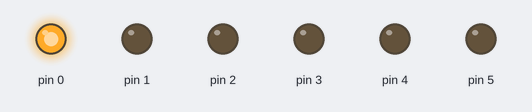
Bench run of a sketch on a simulated Arduino Uno, built with avr-gcc and run on an emulated ATmega328P. On the bench: output pins drawn as LEDs (lit = HIGH).

Above: at 0.1 s.
At 0.9 s:
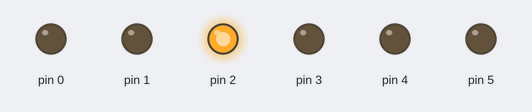
At 1.7 s:
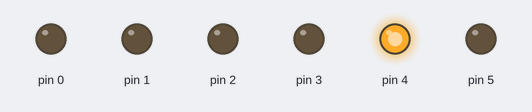
At 3.1 s:
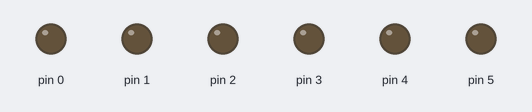
At 6.3 s:
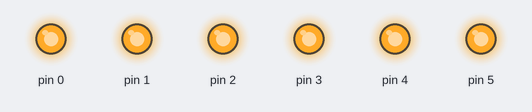
At 9.9 s:
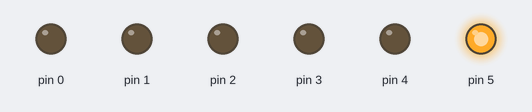
Timing chart, 0 to 10.2 s (numbered marks = the images above):
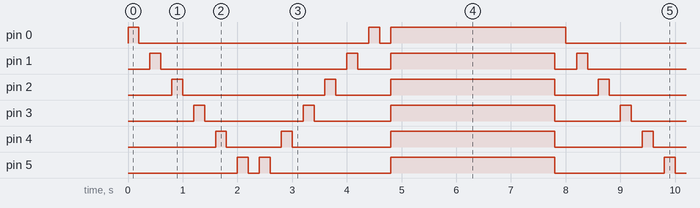

Measured:
- by itself, pin 0: repeats every 7.8 s: LOW 4.2 s, HIGH 0.20 s, LOW 0.20 s, HIGH 3.2 s
- by itself, pin 1: repeats every 7.8 s: LOW 3.4 s, HIGH 0.20 s, LOW 0.60 s, HIGH 3.0 s, LOW 0.40 s, HIGH 0.20 s
- by itself, pin 2: repeats every 7.8 s: LOW 2.6 s, HIGH 0.20 s, LOW 1.0 s, HIGH 3.0 s, LOW 0.80 s, HIGH 0.20 s
- by itself, pin 3: repeats every 7.8 s: LOW 1.8 s, HIGH 0.20 s, LOW 1.4 s, HIGH 3.0 s, LOW 1.2 s, HIGH 0.20 s
- by itself, pin 4: repeats every 7.8 s: LOW 1.0 s, HIGH 0.20 s, LOW 1.8 s, HIGH 3.0 s, LOW 1.6 s, HIGH 0.20 s
- by itself, pin 5: repeats every 7.8 s: LOW 0.20 s, HIGH 0.20 s, LOW 2.2 s, HIGH 3.0 s, LOW 2.0 s, HIGH 0.20 s

The sketch:

RecorridoLeds.ino
```cpp
 void setup(){
   for(int i=0;i<6;i++){
     pinMode(i,OUTPUT);
     digitalWrite(i,LOW);
   }
 }

 void loop(){

   //digitalWrite(5,HIGH);
   recorrido1();
   recorrido2();
   recorrido3();
 }


 void recorrido1(){
   for(int i=0;i<6;i++){
      digitalWrite(i,HIGH);
      delay(200);
      digitalWrite(i,LOW);
      delay(200);
   }
 }


  void recorrido2(){
   for(int i=5;i>=0;i--){
      digitalWrite(i,HIGH);
      delay(200);
      digitalWrite(i,LOW);
      delay(200);
   }
 }


   void recorrido3(){
   for(int i=0;i<6;i++){
      digitalWrite(i,HIGH);
   }
     delay(3000);
    for(int i=0;i<6;i++){
      digitalWrite(i,LOW);
   }
 }
```
